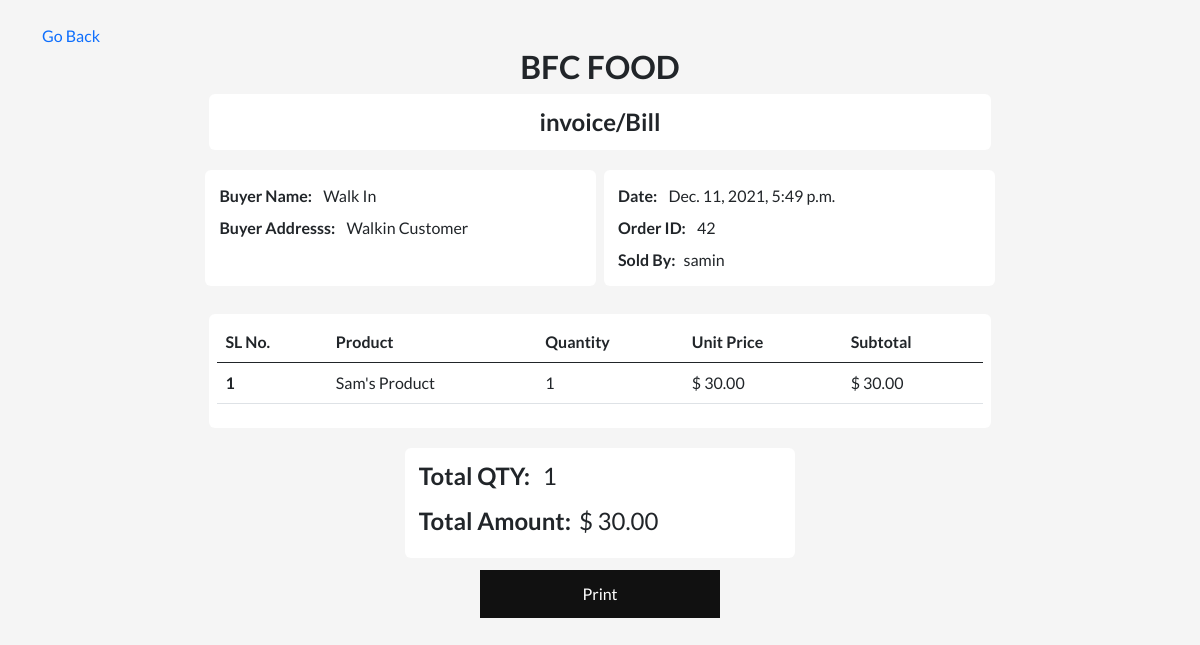
The page /restaurant/restaurant-receipt/7/42/ on the database its author committed.
### restaurant/models.py (models this page shows, shortened)
class RestCheckout(models.Model):
    STATUS_CHOICE = (
        ("PAID", "PAID"),
        ("UNPAID", "UNPAID")
    )
    PAYMENT_CHOICE = (
        ("CASH", "CASH"),
        ("Credit Card", "Credit Card"),
        ("bKash", "bKash"),
        ("Nagad", "Nagad")
    )
    created_at = models.DateTimeField(default=datetime.now)
    updated_at = models.DateTimeField(default=datetime.now)
    shop = models.ForeignKey(Shop, on_delete=models.SET_NULL, null=True)
    items = models.ManyToManyField(CartItems)
    customer = models.ForeignKey(Customer, on_delete=models.SET_NULL, null=True, blank=True)
    discount = models.IntegerField(null=True, blank=True)
    grand_total = models.DecimalField(decimal_places=2, max_digits=10, default=0.00)
    amount_received = models.DecimalField(decimal_places=2, max_digits=10, default=0.00)
    change = models.DecimalField(decimal_places=2, max_digits=10, default=0.00)
    status = models.CharField(max_length=255, null=True, choices=STATUS_CHOICE)
    payment_method = models.CharField(max_length=120, null=True, choices=PAYMENT_CHOICE, default="CASH")
    payment_number = models.CharField(max_length=120, null=True, blank=True)
    class Meta:
        ordering = ["-id"]

class Customer(models.Model):
    added_by = models.ForeignKey(User, on_delete=models.CASCADE, null=True)
    customer_name = models.CharField(max_length=255)
    customer_contact = models.CharField(max_length=255)
    customer_email = models.EmailField(unique=True)
    customer_add = models.TextField()
    created_at = models.DateTimeField(auto_now_add=True, null=True)
    class Meta:
        ordering = ["-id"]

class CartItems(models.Model):
    item = models.ForeignKey(Item, on_delete=models.SET_NULL, null=True)
    quantity = models.IntegerField(null=True, blank=True)
    class Meta:
        ordering = ["-id"]

class Item(models.Model):
    item_name = models.CharField(max_length=255)
    item_price = models.DecimalField(
        decimal_places=2, max_digits=10, default=0.00)
    buying_price = models.DecimalField(
        decimal_places=2, max_digits=10, default=0.00)
    brand = models.ForeignKey(
        Brand, on_delete=models.SET_NULL, null=True, blank=True)
    category = models.ForeignKey(Category, on_delete=models.SET_NULL, null=True)
    vendor = models.ForeignKey(Vendor, on_delete=models.SET_NULL, null=True)
    shop = models.ForeignKey(Shop, on_delete=models.SET_NULL, null=True)
    stock_amount = models.PositiveIntegerField(default=0)
    out_of_stock = models.BooleanField(default=False, null=True, blank=True)
    item_img = models.ImageField(upload_to="images/", null=True)
    product_descriptions = models.TextField(null=True)
    upc = models.IntegerField(null=True, blank=True)
    sku = models.CharField(max_length=255, null=True)
    created_at = models.DateTimeField(null=True, auto_now_add=True)
    class Meta:
        ordering = ['-id']

### SAAS/models.py (models this page shows, shortened)
class Shop(models.Model):
    user = models.OneToOneField(User, on_delete=models.CASCADE)
    shop_name = models.CharField(max_length=255, unique=True)
    shop_logo = models.ImageField(upload_to="images/", null=True)
    is_active = models.BooleanField(default=False, null=True)
    class Meta:
        ordering = ["-id"]

### restaurant/views.py (the view)
# urls.py: path("restaurant-receipt/<int:shop_id>/<int:id>/", restaurantReceiptView, name="restaurant-receipt"),
def restaurantReceiptView(request, shop_id, id):
    shopId = get_object_or_404(Shop, id=shop_id)
    order_details = RestCheckout.objects.get(id=id)
    total_item = 0
    for item in order_details.items.all():
        total_item += item.quantity
    args = {
        "order_details": order_details,
        "total_item": total_item,
        "shopId": shopId,
    }
    return render(request, "restaurant/restaurantReceipt.html", args)

### restaurant/templates/restaurant/restaurantReceipt.html (shortened to what this page needs)
{% extends "restaurant/base.html" %}
{% load static %}
{% block content %}
<link rel="stylesheet" href="{% static 'css/restaurant/restaurantReceipt.css' %}" />
<div class="container my-4">
    <a id="hideLink" href="{% url 'open-restaurant' shopId.id %}"> Go Back</a>
    <h2 class="text-center fw-bold">{{ order_details.shop.shop_name }}</h2>
    <div class="main____invoice">
        <p class="text-center fs-4 fw-bold invoice___name mb-3">invoice/Bill</p>
        <div class="main____inner___div">
            <div class="inner_____div m-1">
                <p class="p-1"><span class="fw-bold me-2">Buyer Name:</span> {{ order_details.customer.customer_name }} </p>
                <p class="p-1"><span class="fw-bold me-2">Buyer Addresss:</span> {{ order_details.customer.customer_add }}</p>
            </div>
            <div class="inner_____div m-1">
                <p class="p-1"><span class="fw-bold me-2">Date:</span> {{ order_details.created_at }} </p>
                <p class="p-1"><span class="fw-bold me-2">Order ID:</span> {{ order_details.id }}</p>
                <p class="p-1"><span class="fw-bold me-2">Sold By:</span>{{ order_details.shop.user.username }}</p>
            </div>
        </div>
        <div class="main___table__div mt-4 table-responsive">
            <table class="table">
                <thead>
                  <tr>
                    <th scope="col">SL No.</th>
                    <th scope="col">Product</th>
                    <th scope="col">Quantity</th>
                    <th scope="col">Unit Price</th>
                    <th scope="col">Subtotal</th>
                  </tr>
                </thead>
                <tbody>
                  {% if order_details.items.all|length > 0 %}
                    {% for order in order_details.items.all %}
                      <tr>
                        <th scope="row">{{ forloop.counter }}</th>
                        <td>{{ order.item.item_name }}</td>
                        <td>{{ order.quantity }}</td>
                        <td>$ {{ order.item.item_price }} </td>
                        <td>$ {% widthratio order.item.item_price 1 order.quantity %}.00</td>
                      </tr>
                    {% endfor %}
                  {% endif %}
                </tbody>
              </table>
        </div>
        <div class="main____inner___div mt-3">
            <div class="inner_____div m-1">
                <h4 class="p-1"><span class="fw-bold me-2">Total QTY:</span> {{ total_item }} </p>
                <h4 class="p-1"><span class="fw-bold me-2">Total Amount:</span>$ {{ order_details.grand_total|floatformat:2 }}</p>
            </div>
        </div>
    </div>
    <button class="restaurant__printBtn my-2 d-flex justify-content-center mx-auto align-items-center">Print</button>
</div>
{% endblock %}

### static/css/restaurant/base.css (style rules this page uses)
*, *::before, *::after { box-sizing: border-box; list-style: none !important; text-decoration: none !important; font-family: 'Lato', sans-serif; }
:root { --background-primary: #f5f5f5; --blue-primary: #3a7cd8; --blue-second-primary: #CAE8F4; --dark-primary: #111; --green-primary: #4EC274; --dark-blue-primary: #434C55; --white-primary: #fff; --blue-third-primary: #bfdeff; --green-primary: #198E6C; }
body { background-color: var(--background-primary); }

### static/css/restaurant/restaurantReceipt.css (style rules this page uses)
.inner_____div p { margin-block-end: 0; margin-block-start: 0; }
.inner_____div { width: 35%; padding: 10px; border-radius: 6px; background-color: var(--white-primary); }
.main____inner___div { display: flex; flex-wrap: wrap; justify-content: center; }
.main___table__div { background-color: var(--white-primary); padding: 8px; border-radius: 6px; width: 70%; margin: 0 auto; }
.invoice___name { border-radius: 6px; padding: 10px; width: 70%; margin: 0 auto; background-color: var(--white-primary); }
.restaurant__printBtn { width: 15rem; height: 100%; padding: 10px 25px; border: 2px solid var(--dark-primary); font-weight: 500; background: transparent; cursor: pointer; background: var(--dark-primary); color: var(--white-primary); z-index: 1; transition: all 0.3s ease; position: relative; display: inline-block; }
.restaurant__printBtn::after { position: absolute; content: ""; width: 0; height: 100%; top: 0; right: 0; z-index: -1; background: var(--background-primary); transition: all 0.3s ease; }

### rows shown on the page
RestCheckout: shop.shop_name "BFC FOOD", customer.customer_name "Walk In", customer.customer_add "Walkin Customer", created_at "Dec. 11, 2021, 5:49 p.m.", id "42", shop.user.username "samin", grand_total "30.00"
CartItems: item.item_name "Sam's Product", quantity "1", item.item_price "30.00", item+quantity "30"

### other values the page prints
{{ total_item }} "1"
